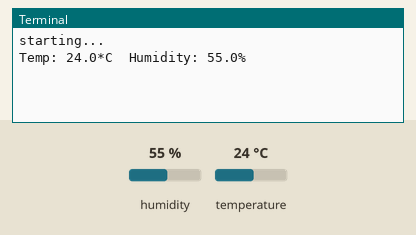
This program was run on a simulated Raspberry Pi (BCM pin numbers). Shown: the last lines printed to the terminal. The test bench sets the inputs (shaded band); at power-on: humidity 55 %, temperature 24 °C.

Above: at 1.2 s.
1.3 s: humidity set to 22 %
At 5.1 s:
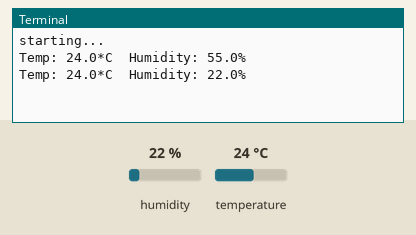
5.9 s: temperature set to 12 °C
At 8.7 s:
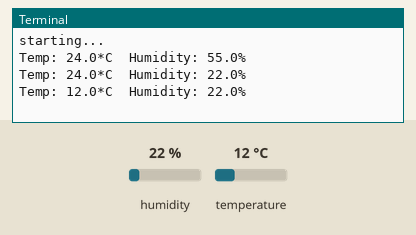
10.5 s: humidity set to 40 %
At 12.3 s:
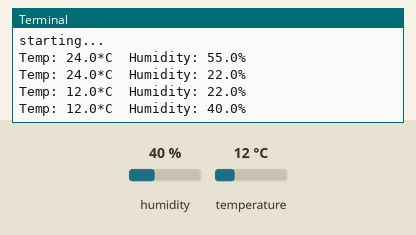
Timing chart, 0 to 13.8 s (numbered marks = the images above; inputs shaded):
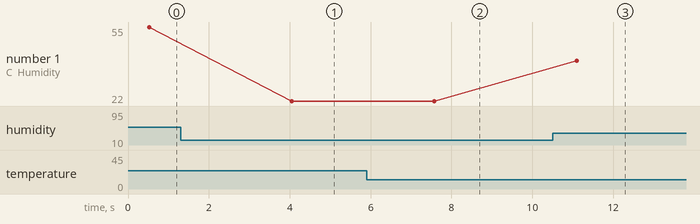

The program:

dht22_read.py
```python
import Adafruit_DHT as dht    # Importing Adafruit library for DHT22
from time import sleep           # Impoting sleep from time library to add delay
print("starting...")

try:
    while True:                # Loop will run forever
        # Reading humidity and temp
        humi, temp = dht.read_retry(dht.DHT22, 21)
        print('Temp: {0:0.1f}*C  Humidity: {1:0.1f}%'.format(temp, humi))
        sleep(3)

# If keyboard Interrupt is pressed
except KeyboardInterrupt:
    pass                        # Go to next line
```

Measured:
- after the input at 1.3 s, the terminal: prints a new line after 2.8 s (image 1)
- after the input at 5.9 s, the terminal: prints a new line after 1.7 s (image 2)
- after the input at 10.5 s, the terminal: prints a new line after 0.60 s (image 3)
- plotted number 1: 55 → 22 after the input at 1.3 s, 22 → 40 after the input at 10.5 s
